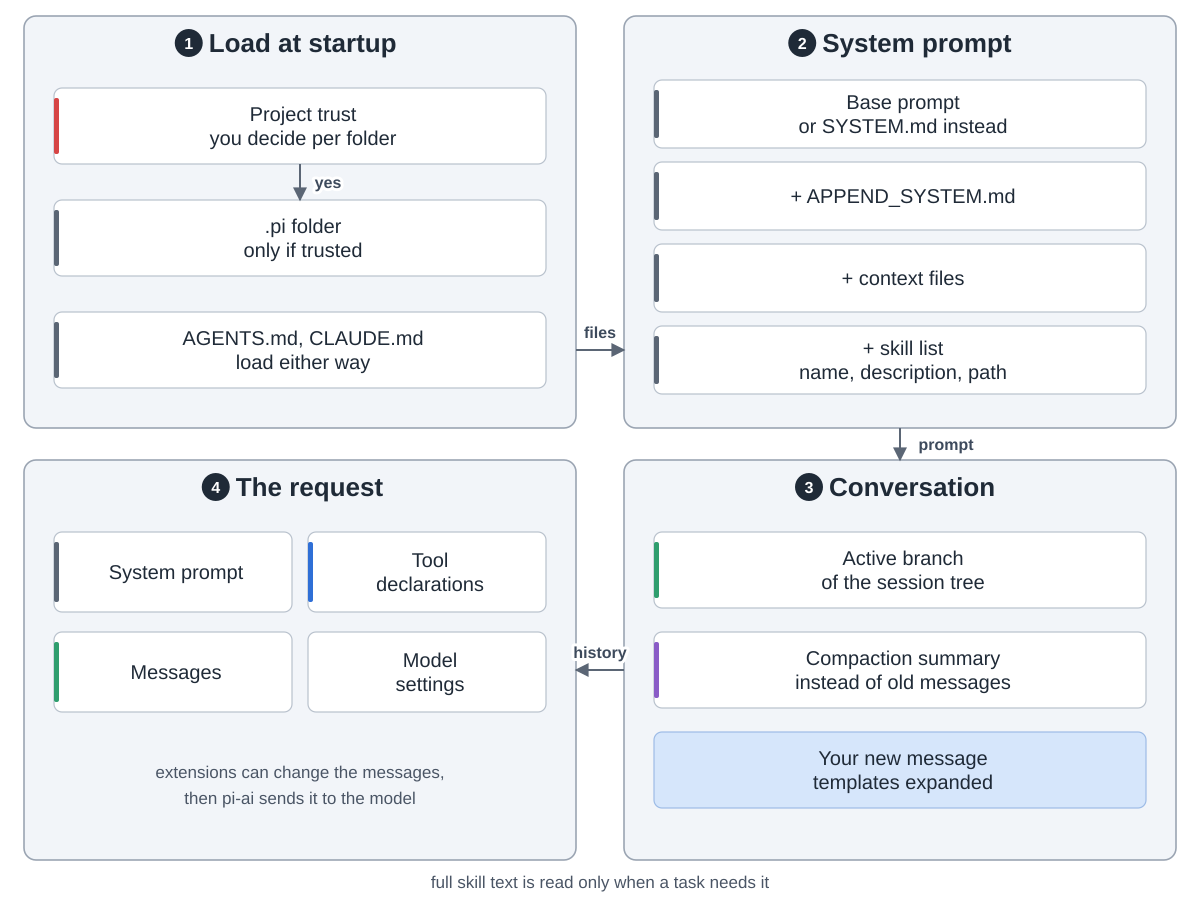

Source code (Python):
"""Pi: what goes into one model request.  Drawn from the pi repo (https://github.com/earendil-works/pi,
packages/coding-agent/docs/how-pi-works.md, configuration.md, security.md, skills.md,
prompt-templates.md, sessions.md and src/core/system-prompt.ts, commit b2b5c42).  Run: python3 context.py

Snake order: 1 load at startup (top left) -> 2 system prompt (top right) -> 3 conversation
(bottom right) -> 4 the request (bottom left)."""
import sys
from pathlib import Path

sys.path.insert(0, str(Path(__file__).resolve().parents[2] / "tools"))
from archdiagram import Diagram  # noqa: E402

d = Diagram("Pi request context",
            "1 Load at startup: project trust decides whether the project's .pi folder loads (settings, "
            "extensions, skills, prompt templates, MCP servers, SYSTEM.md). Context files such as AGENTS.md "
            "and CLAUDE.md load with or without trust. "
            "2 System prompt: pi's base prompt, or SYSTEM.md in its place, then APPEND_SYSTEM.md, the context "
            "files, and a list of skills with name, description and path; the full skill is read when needed. "
            "3 Conversation: the active branch of the session, a compaction summary in place of older "
            "messages, and your new message after prompt templates expand. "
            "4 The request: system prompt, tool declarations, messages and model settings. Extensions can "
            "change the messages first. It goes to the model through pi-ai.")

L, R, W = 24, 624, 552
T1, H1 = 16, 412
T2, H2 = 460, 400
CW = 492

# 1 load at startup
d.group(L, T1, W, H1, "Load at startup", 1)
d.card(L + 30, T1 + 72, "Project trust|you decide per folder", "review", w=CW, h=76)
d.card(L + 30, T1 + 184, ".pi folder|only if trusted", "data", w=CW, h=76)
d.card(L + 30, T1 + 296, "AGENTS.md, CLAUDE.md|load either way", "data", w=CW, h=76)
d.arrow(f"M{L + W / 2} {T1 + 148}V{T1 + 184}", label="yes", at=(L + W / 2 + 28, T1 + 172))

# 2 system prompt
d.group(R, T1, W, H1, "System prompt", 2)
for i, (lbl, k) in enumerate([("Base prompt|or SYSTEM.md instead", "data"), ("+ APPEND_SYSTEM.md", "data"),
                              ("+ context files", "data"), ("+ skill list|name, description, path", "data")]):
    d.card(R + 30, T1 + 64 + i * 82, lbl, k, w=CW, h=68)

# 3 conversation
d.group(R, T2, W, H2, "Conversation", 3)
d.card(R + 30, T2 + 72, "Active branch|of the session tree", "plan", w=CW, h=76)
d.card(R + 30, T2 + 172, "Compaction summary|instead of old messages", "write", w=CW, h=76)
d.card(R + 30, T2 + 272, "Your new message|templates expanded", w=CW, h=76, cls="human")

# 4 the request
d.group(L, T2, W, H2, "The request", 4)
for i, (lbl, k) in enumerate([("System prompt", "data"), ("Tool|declarations", "coding"),
                              ("Messages", "plan"), ("Model|settings", None)]):
    d.card(L + 30 + (i % 2) * 254, T2 + 72 + (i // 2) * 100, lbl, k, w=238, h=80)
d.note(L + W / 2, T2 + 318, "extensions can change the messages,")
d.note(L + W / 2, T2 + 344, "then pi-ai sends it to the model")

# hand-offs, drawn last so they sit on top
d.arrow(f"M{L + W} {T1 + 334}H{R}", label="files", at=(600, T1 + 322))
d.arrow(f"M{R + W / 2} {T1 + H1}V{T2}", label="prompt", at=(R + W / 2 + 46, T1 + H1 + 22))
d.arrow(f"M{R} {T2 + 210}H{L + W}", label="history", at=(600, T2 + 198))

d.note(600, 888, "full skill text is read only when a task needs it")

d.save(Path(__file__).with_name("context.svg"))
